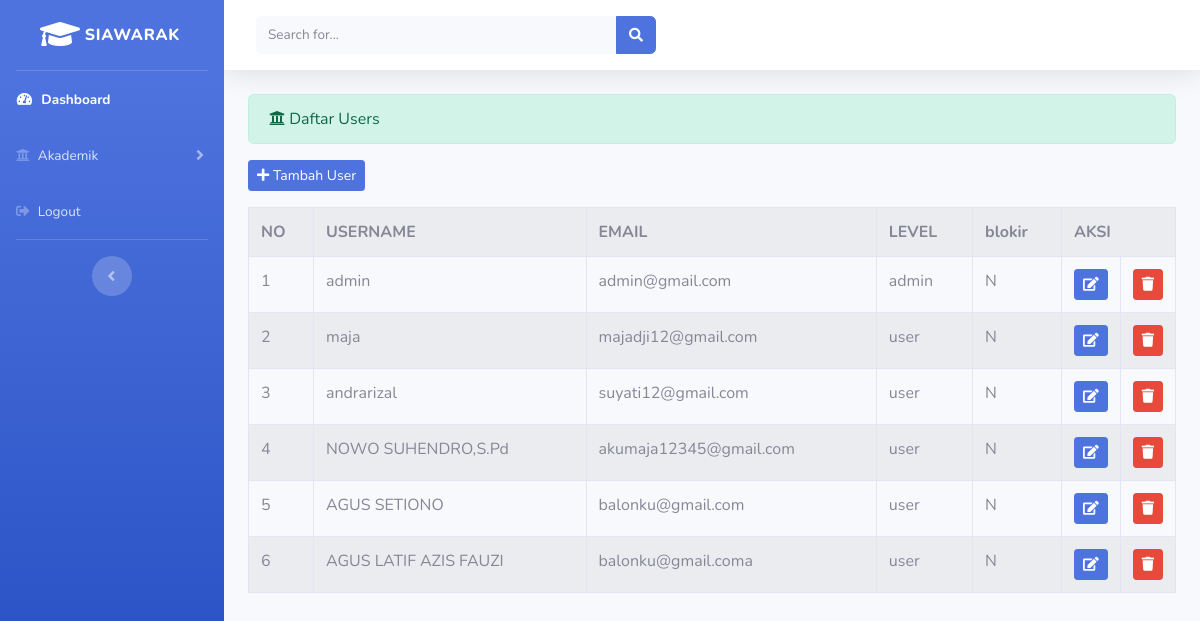
/index.php/administrator/users, run on the app's committed database.
### tables this page shows
CREATE TABLE `user` (
  `id` int(11) NOT NULL,
  `username` varchar(255) NOT NULL,
  `password` varchar(255) NOT NULL,
  `email` varchar(255) NOT NULL,
  `level` enum('admin','user') NOT NULL,
  `blokir` enum('N','Y') NOT NULL,
  `id_session` varchar(255) NOT NULL
);

### application/controllers/administrator/users.php (called while the page is built, shortened)
<?php
class Users extends CI_Controller{
    public function index()
    {
        $data['users'] = $this->user_model->tampil_data('user')->result();
        $this->load->view('admin/header');
        $this->load->view('admin/sidebar');
        $this->load->view('administrator/daftar_users', $data);
        $this->load->view('admin/footer');
    }
}

### index.php (called while the page is built, shortened)
<?php
require_once BASEPATH.'core/CodeIgniter.php';

### application/models/user_model.php (called while the page is built, shortened)
<?php
class User_model extends CI_Model{
    public function tampil_data($table)
    {
        return $this->db->get($table);
    }
}

### application/views/administrator/daftar_users.php (the view, shortened to what this page needs)
<div class="container-fluid">
    <div class="alert alert-success" role="alert">
        <i class="fas fa-university"></i> Daftar Users
    </div>
    <?php echo anchor('administrator/users/tambah_users','<button class="btn btn-sm btn-primary mb-3"><i class="fas fa-plus fa-sk"></i>
        Tambah User</button>') ?>
    <table class="table table-striped table-hover table-bordered">
        <tr>
            <th>NO</th>
            <th>USERNAME</th>
            <th>EMAIL </th>
            <th>LEVEL</th>
            <th>blokir</th>
            <th colspan="2">AKSI</th>
        </tr>
        <?php
        $no = 1;
        foreach($users as $user) : ?>
            <tr>
                <td><?php echo $no++ ?></td>
                <td><?php echo $user->username ?></td>
                <td><?php echo $user->email ?></td>
                <td><?php echo $user->level ?></td>
                <td><?php echo $user->blokir ?></td>
                <td width="20px"><?php echo anchor('administrator/users/update/'.$user->id,'<div class="btn btn-sm btn-primary"><i class="fa fa-edit"></i></div>') ?></td>
                <td width="20px">
                <a href="<?php echo base_url('administrator/users/hapus/'.$user->id) ?>" class="btn btn-sm btn-danger" onclick="return confirm('Apakah Anda yakin ingin menghapus User ini?')"><i class="fa fa-trash"></i></a>
            </td>
            </tr>
        <?php endforeach; ?>
    </table>
</div>

### data on the page
user: username "admin", email "admin@gmail.com", level "admin", blokir "N"
user: username "maja", email "majadji12@gmail.com", level "user", blokir "N"
user: username "andrarizal", email "suyati12@gmail.com", level "user", blokir "N"
user: username "NOWO SUHENDRO,S.Pd", email "akumaja12345@gmail.com", level "user", blokir "N"
user: username "AGUS SETIONO", email "balonku@gmail.com", level "user", blokir "N"
user: username "AGUS LATIF AZIS FAUZI", email "balonku@gmail.coma", level "user", blokir "N"
